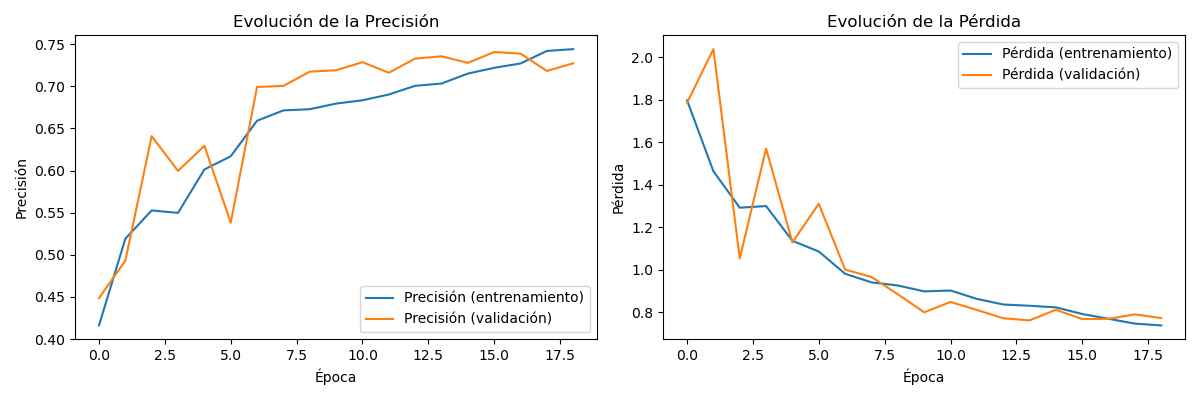
#> input picture graficas_etapa1_rtx2050/run_14/metricas_entrenamiento_14.png, 1200 x 400 px; its folder holds only this picture in this run
$ python -i image_prep_step2.py   (imports and definitions only)   (older library calls are emulated)
#> lines starting #> are read from the running program, lines starting #| are printed output that depends on the picture
#> further down, picture is the input picture: shape (400, 1200, 3); mean B, G, R 247.4, 248, 248.5
#> in preprocess_image_with_edges, `img_hsv = cv2.cvtColor(img, cv2.COLOR_BGR2HSV)`: img_hsv: shape (400, 1200, 3); mean H, S, V 1, 2.9, 249.3
import os
from pathlib import Path
import matplotlib.pyplot as plt
import numpy as np
import cv2
from PIL import Image, ImageOps

# [127 lines left out: functions encontrar_resolucion_minima, renombrar_imagenes, graph_count, count_img_in_directory, redimensionar_con_relleno, redimensionar_sin_relleno, not called in this run]
def _gamma(v, gamma_val):
    # Paso 1: Dividimos cada valor de nuestro canal v por el valor de quantizacion
    normalized_v = v / 255.0
    # Paso 2: Elevamos al valor de gama
    corrected_v = np.power(normalized_v, gamma_val)
    # Paso 3: Multiplicamos por 255 para volver al rango de 0 a 255
    corrected_v = np.uint8(corrected_v * 255)
    # Retornamos el valor con el operador gamma aplicado
    return corrected_v

def apply_clahe(v_channel, clip_limit=1.5, tile_grid_size=(4,4)):

  # Crear un objeto CLAHE
#> called with clip_limit = 0.7, tile_grid_size = (8, 8)
  clahe = cv2.createCLAHE(clipLimit=clip_limit, tileGridSize=tile_grid_size)

  # Aplicar CLAHE a la imagen
  v_channel_clahe = clahe.apply(v_channel)
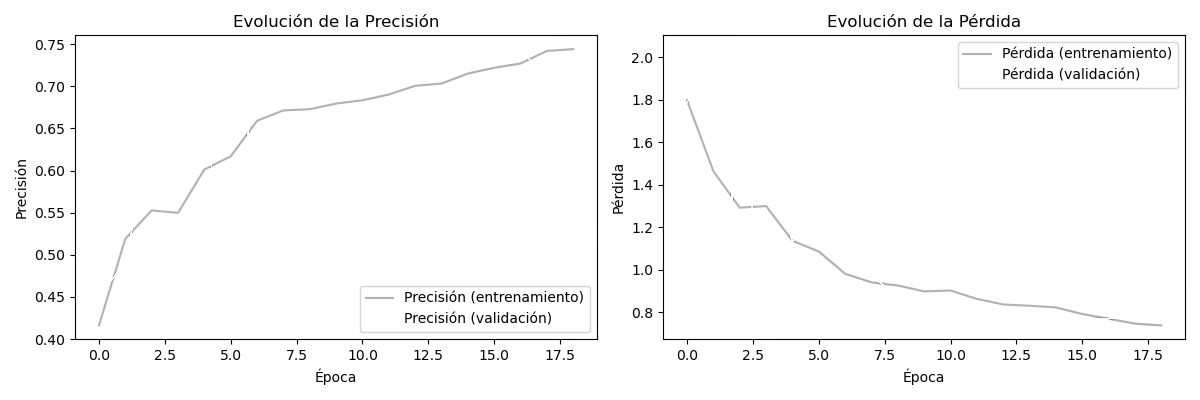
#> v_channel_clahe: shape (400, 1200); min 1, max 255, mean 249.3

  return v_channel_clahe
# def preprocess_image(img):

#     img_hsv = cv2.cvtColor(img, cv2.COLOR_BGR2HSV)
#     # img_hsv[..., 2] = apply_clahe(img_hsv[..., 2], clip_limit=0.7, tile_grid_size=(8,8))
#     img_hsv[..., 2] = _gamma(img_hsv[..., 2], 0.9)

#     img_bgr = cv2.cvtColor(img_hsv, cv2.COLOR_HSV2BGR)

#     img_bgr = cv2.GaussianBlur(img_bgr, (3, 3), sigmaX=0.5)


#     # img_gray = cv2.cvtColor(img_bgr, cv2.COLOR_BGR2GRAY)
#     # sobelx = cv2.Sobel(img_gray, cv2.CV_64F, 1, 0, ksize=3)
#     # sobely = cv2.Sobel(img_gray, cv2.CV_64F, 0, 1, ksize=3)
#     # img_sobel = cv2.convertScaleAbs(cv2.magnitude(sobelx, sobely))

#     # res_stacked = np.hstack((img, img_bgr))
#     # return [img_sobel, res_stacked]

#     # img_multi_channel = np.concatenate((img_bgr, img_sobel), axis=2)
#     return img_bgr ##, img_sobel

# [15 lines left out: function preprocess_image, not called in this run]
def preprocess_image_with_edges(img):
    """
    Preprocesa una imagen RGB incorporando información de bordes
    mientras mantiene los 3 canales de color.
    """
    # Convertir a HSV para el ajuste de brillo/contraste
    img_hsv = cv2.cvtColor(img, cv2.COLOR_BGR2HSV)
    img_hsv[..., 2] = apply_clahe(img_hsv[..., 2], clip_limit=0.7, tile_grid_size=(8,8))
#> img_hsv: shape (400, 1200, 3); mean H, S, V 1, 2.9, 249.3
    img_hsv[..., 2] = _gamma(img_hsv[..., 2], 0.9)
#> img_hsv: shape (400, 1200, 3); mean H, S, V 1, 2.9, 249.5

    # Volver a BGR y aplicar suavizado
    img_bgr = cv2.cvtColor(img_hsv, cv2.COLOR_HSV2BGR)
    img_bgr = cv2.GaussianBlur(img_bgr, (3, 3), sigmaX=0.5)

    # Detectar bordes en cada canal por separado
    edges_b = cv2.Canny(img_bgr[..., 0], 100, 200)
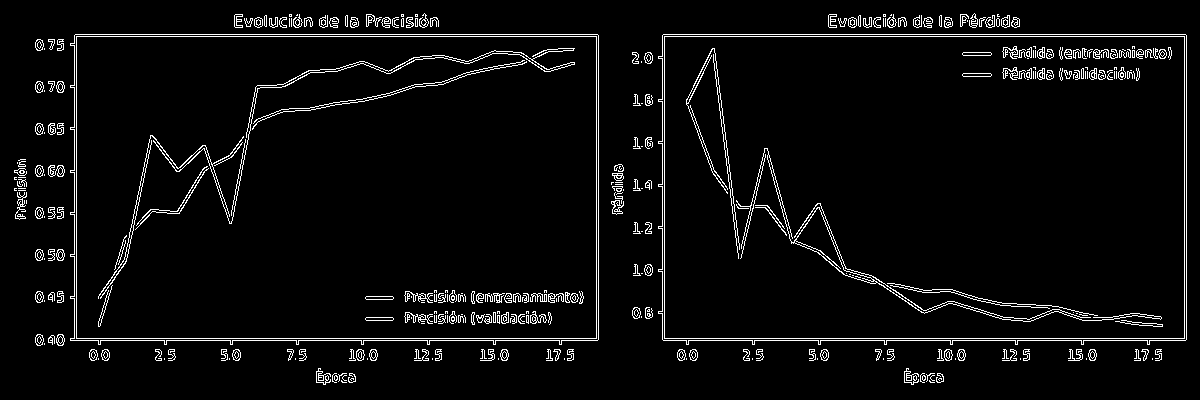
#> edges_b: shape (400, 1200); 4.5% white in thin lines or dots
    edges_g = cv2.Canny(img_bgr[..., 1], 100, 200)
#> edges_g: shape (400, 1200); 4.5% white in thin lines or dots
    edges_r = cv2.Canny(img_bgr[..., 2], 100, 200)
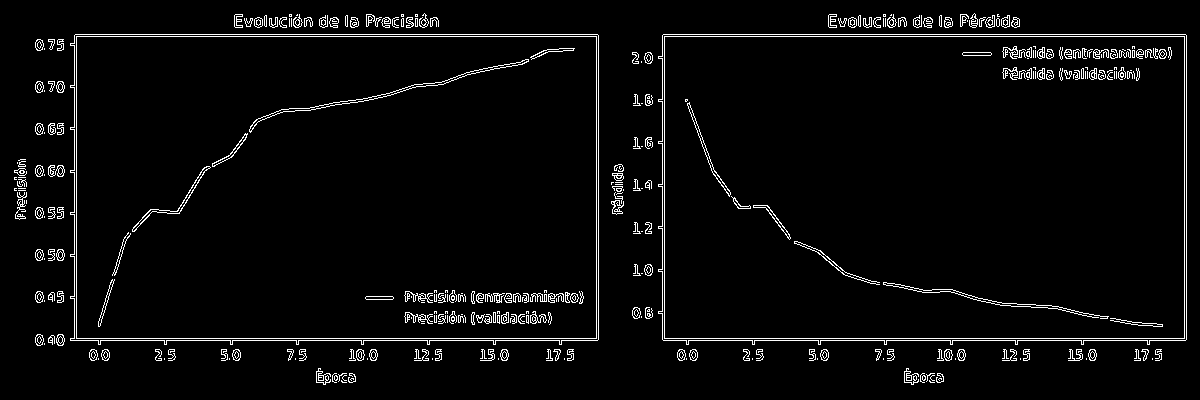
#> edges_r: shape (400, 1200); 3.8% white in thin lines or dots

    # Combinar los bordes detectados
    edges_combined = cv2.max(cv2.max(edges_b, edges_g), edges_r)
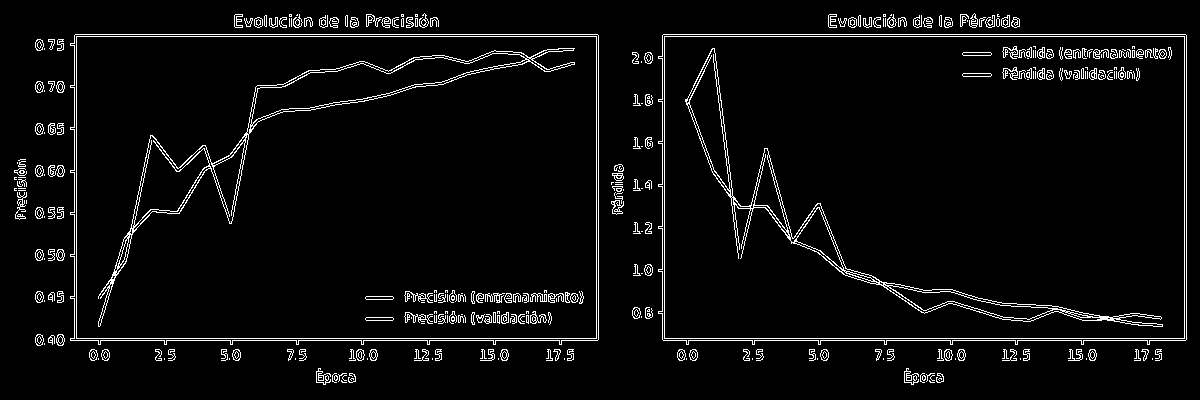
#> edges_combined: shape (400, 1200); 4.5% white in thin lines or dots

    # Crear una máscara de bordes de 3 canales
    edges_mask = cv2.cvtColor(edges_combined, cv2.COLOR_GRAY2BGR)
#> edges_mask: shape (400, 1200, 3); 4.5% white in thin lines or dots

    # Mezclar la imagen original con los bordes detectados
    # Alpha = 0.75 significa 75% imagen original, 30% bordes
    alpha = 0.90
    enhanced_img = cv2.addWeighted(img_bgr, alpha, edges_mask, 1-alpha, 0)
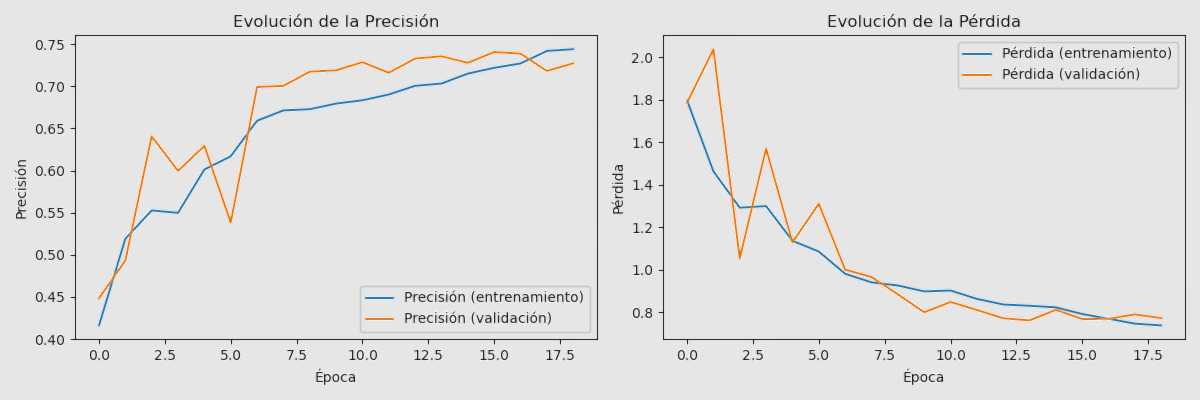
#> enhanced_img: shape (400, 1200, 3); mean B, G, R 224.4, 224.9, 225.4

    return enhanced_img
# def procesar_directorio(directorio_origen, directorio_destino, clase, size=(160, 160)):
#     Path(directorio_destino).mkdir(parents=True, exist_ok=True)
#     archivos = os.listdir(directorio_origen)

#     contador = 1


#     for archivo in archivos:
#         if archivo.lower().endswith(('.png', '.jpg', '.jpeg', '.gif', '.bmp')):
#             ruta_origen = os.path.join(directorio_origen, archivo)

#             # img_bgr = preprocess_image(cv2.imread(ruta_origen))
#             # img_bgr = preprocess_image_with_edges(cv2.imread(ruta_origen))
#             # img_bgr = cv2.imread(ruta_origen)
#             # Guardar imagen BGR redimensionada
#             img_bgr = redimensionar_sin_relleno(cv2.imread(ruta_origen), size)
#             ruta_destino_bgr = os.path.join(directorio_destino, f"{clase}{contador}.jpg")
#             cv2.imwrite(ruta_destino_bgr, img_bgr)
#             contador += 1

#             # Guardar imagen Sobel redimensionada
# #             img_sobel = redimensionar_sin_relleno(img_sobel, size)
# #             ruta_destino_sobel = os.path.join(directorio_destino, f"{clase}{contador}.jpg")
# #             cv2.imwrite(ruta_destino_sobel, img_sobel, [cv2.IMWRITE_JPEG_QUALITY, 80])
# #             contador += 1
# # #
# [22 lines left out: function procesar_directorio, not called in this run]
# [27 lines not run here, left out]

>>> import cv2
>>> picture = cv2.imread('graficas_etapa1_rtx2050/run_14/metricas_entrenamiento_14.png')
>>> result = preprocess_image_with_edges(picture)
